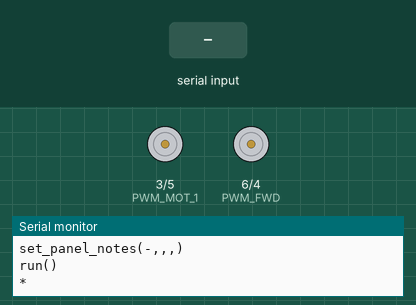
Simulated run of this sketch. Board: Arduino Uno, built with avr-gcc and run on an emulated ATmega328P. Shown: motor-driver pin pairs drawn as motors (green arrow = first pin HIGH = forward, orange = second pin HIGH = backward, longer = more drive), the last lines printed to the serial monitor. The test bench sets the inputs (shaded band).

Above: at 1.3 s.
1.4 s: "C90\n" received over Serial
At 2.0 s:
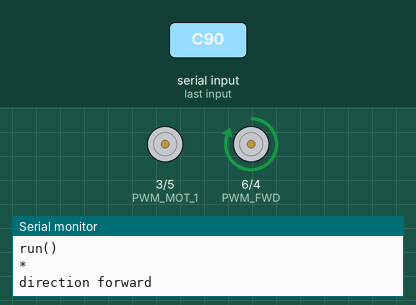
2.9 s: "A90\n" received over Serial
At 4.1 s:
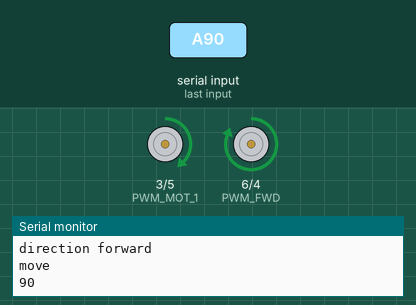
4.4 s: "A,45\n" received over Serial
At 5.4 s:
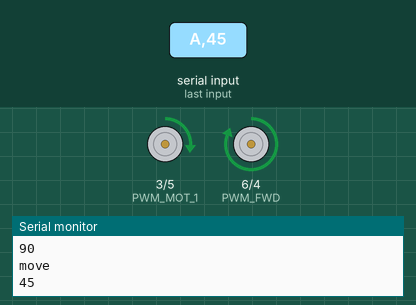
Timing chart, 0 to 7.4 s (numbered marks = the images above; inputs shaded):
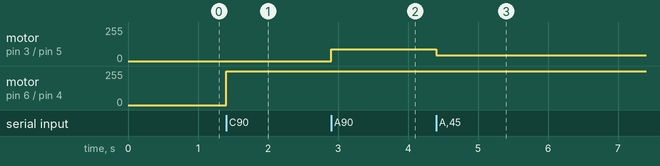

The sketch:

dcmotor.ino
```cpp
//  Auto Generated Code for Arduino IDE
//  Created using keuwlsofts Bluetooth Electronics App
//  www.keuwl.com

//  Steps:
//  1) Upload code and power your Arduino project
//  2) Run Bluetooth Electronics App and connect to your device
//  3) Press the reset button on your Arduino

//  This auto generated code template is only a suggestion to get you started.
//  It is incomplete and will need modification specific to your project.

#define PWM_MOT_1 3
#define PWM_MOT_2 5
#define PWM_FWD 6
#define PWM_BWD 4

int update_interval=100; // time interval in ms for updating panel indicators
unsigned long last_time=0; // time of last update
char data_in; // data received from serial link
int slider_value; // Received Slider Values

void setup() {

  Serial.begin(115200);

  pinMode(PWM_MOT_1, OUTPUT);
  pinMode(PWM_MOT_2, OUTPUT);
  pinMode(PWM_FWD, OUTPUT);
  pinMode(PWM_BWD, OUTPUT);

///////////// Build panel in app

Serial.println(F("*.kwl"));
delay(10);
Serial.println(F("clear_panel()"));
delay(10);
Serial.print(F("set_grid_size(17,8)"));
delay(10);
Serial.println(F(""));
delay(10);
Serial.print(F("add_text_box(1,1,4,L"));
delay(10);
Serial.print(F(",Richtung,245,240,24"));
delay(10);
Serial.println(F("5,)"));
delay(10);
Serial.print(F("add_text_box(6,1,4,L"));
delay(10);
Serial.print(F(",Geschwindigkeit,245"));
delay(10);
Serial.println(F(",240,245,)"));
delay(10);
Serial.print(F("add_switch(1,2,3,C,c"));
delay(10);
Serial.println(F(",0,0)"));
delay(10);
Serial.print(F("add_slider(6,2,7,0,2"));
delay(10);
Serial.println(F("55,0,A,A,0)"));
delay(10);
Serial.print(F("set_panel_notes(-,,,"));
delay(10);
Serial.println(F(")"));
delay(10);
Serial.println(F("run()"));
delay(10);
Serial.println(F("*"));
delay(10);

}

void loop() {

  /////////////   Receive and Process Data

  if (Serial.available()){
    data_in=Serial.read();  //Get next character

    if(data_in=='C'){ //Switch On
      //<--- Insert code for switch on here
      Serial.println("direction forward");
      digitalWrite(PWM_FWD, HIGH);
      digitalWrite(PWM_BWD, LOW);
    }
    if(data_in=='c'){ // Switch Off
      //<--- Insert code for when switch turned off here
      Serial.println("direction backwards");
      digitalWrite(PWM_FWD, HIGH);
      digitalWrite(PWM_BWD, LOW);
    }

    if(data_in=='A'){ //  Slider
      slider_value=Serial.parseInt();
      //<--- Perhaps do something with slider_value here
      Serial.println("move");
      Serial.println(slider_value);
      if (slider_value != 0) {
        analogWrite(PWM_MOT_1, slider_value);
      }
    }
  }
  /////////////  Send Data to Android device

  unsigned long t=millis();
  if ((t-last_time)>update_interval){
    last_time=t;

  }

}
```

Measured:
- after the input at 1.4 s, motor on pin 6 (PWM_FWD) / pin 4 (PWM_BWD): stopped → forward 255/255 at once
- after the input at 2.9 s, motor on pin 3 (PWM_MOT_1) / pin 5 (PWM_MOT_2): stopped → forward 90/255 at once
- after the input at 4.4 s, motor on pin 3 (PWM_MOT_1) / pin 5 (PWM_MOT_2): forward 90/255 → forward 45/255 at once
